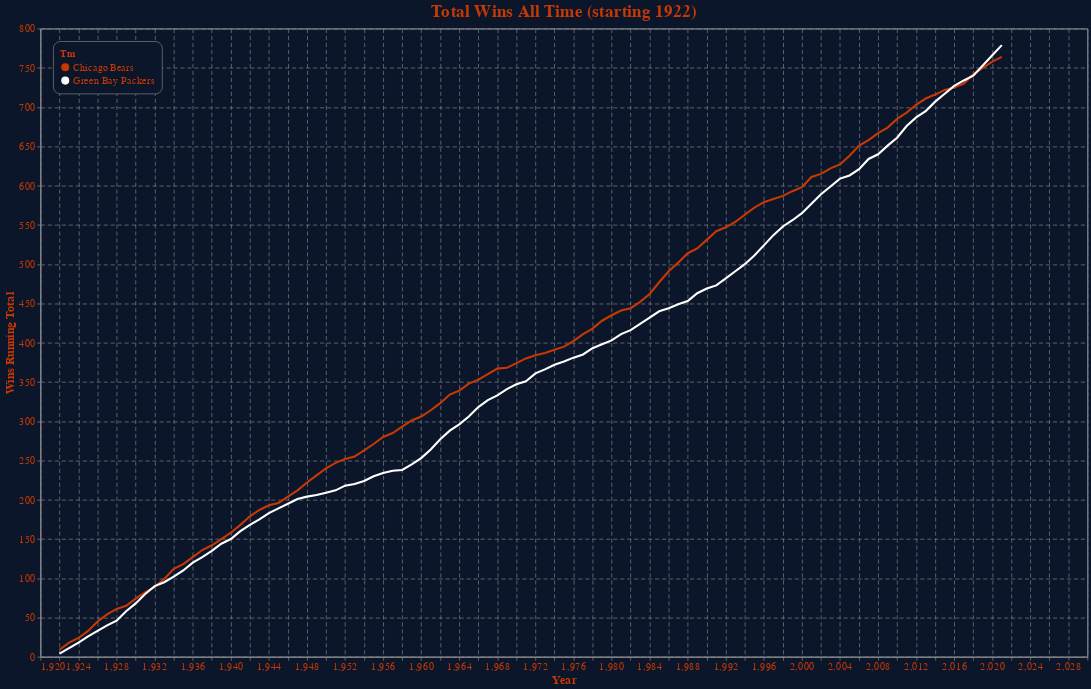

Source (notebook cell):
### Code cell
nearest = alt.selection(type='single', nearest=True, on='mouseover',fields=['Year'], empty='none')

line = alt.Chart(df_wide, width=1500, height=900, title=chart_title)\
.mark_line(size=3)\
.encode(
    x=alt.X(**x_cfgs),
    y=alt.Y(**y_cfgs),
    color=alt.Color("Tm", scale=alt.Scale(domain=["Chicago Bears", "Green Bay Packers"], range=[secondary_color, "white"])),

)

selectors = alt.Chart(df_wide).mark_point().encode(
    x='Year',
    opacity=alt.value(0),
).add_selection(
    nearest
)

points = line.mark_point().encode(
    opacity=alt.condition(nearest, alt.value(1), alt.value(0))
)

text = line.mark_text(align='left', fontSize=25).encode(
    text=alt.condition(nearest, 'W_running_total:Q', alt.value(' '))
)

rules = alt.Chart(df_wide).mark_rule(color='gray').encode(
    x='Year:Q',
).transform_filter(
    nearest
)
# Put the five layers into a chart and bind the data
alt.layer(
    line, selectors, points, rules, text
).configure(background=primary_color)\
.configure_axis(gridColor="grey", gridDash=[6,4])\
.configure_axisLeft(labelColor=secondary_color, titleColor=secondary_color, labelFontSize=15, titleFontSize=17)\
.configure_axisBottom(labelColor=secondary_color, titleColor=secondary_color,labelFontSize=15, titleFontSize=17)\
.configure_title(color=secondary_color, fontSize=25)\
.configure_legend(labelColor=secondary_color, titleColor=secondary_color, strokeColor='gray', fillColor=primary_color, padding=10,cornerRadius=10,orient='top-left', labelFontSize=15, titleFontSize=15)

### Figure 1 — Vega-Lite specification as saved in the notebook (floating-point values rounded to 4 significant figures; data arrays with more than 128 entries replaced by an {"elided": "..."} marker saying what was removed)
{"config": {"view": {"continuousWidth": 400, "continuousHeight": 300}, "axis": {"gridColor": "grey", "gridDash": [6, 4]}, "axisBottom": {"labelColor": "#c83803", "labelFontSize": 15, "titleColor": "#c83803", "titleFontSize": 17}, "axisLeft": {"labelColor": "#c83803", "labelFontSize": 15, "titleColor": "#c83803", "titleFontSize": 17}, "background": "#0B162A", "legend": {"cornerRadius": 10, "fillColor": "#0B162A", "labelColor": "#c83803", "labelFontSize": 15, "orient": "top-left", "padding": 10, "strokeColor": "gray", "titleColor": "#c83803", "titleFontSize": 15}, "title": {"color": "#c83803", "fontSize": 25}}, "layer": [{"mark": {"type": "line", "size": 3}, "encoding": {"color": {"field": "Tm", "scale": {"domain": ["Chicago Bears", "Green Bay Packers"], "range": ["#c83803", "white"]}, "type": "nominal"}, "x": {"field": "Year", "title": "Year", "type": "quantitative"}, "y": {"field": "W_running_total", "title": "Wins Running Total", "type": "quantitative"}}, "height": 900, "title": "Total Wins All Time (starting 1922)", "width": 1500}, {"mark": "point", "encoding": {"opacity": {"value": 0}, "x": {"field": "Year", "type": "quantitative"}}, "selection": {"selector036": {"type": "single", "nearest": true, "on": "mouseover", "fields": ["Year"], "empty": "none"}}}, {"mark": "point", "encoding": {"color": {"field": "Tm", "scale": {"domain": ["Chicago Bears", "Green Bay Packers"], "range": ["#c83803", "white"]}, "type": "nominal"}, "opacity": {"condition": {"value": 1, "selection": "selector036"}, "value": 0}, "x": {"field": "Year", "title": "Year", "type": "quantitative"}, "y": {"field": "W_running_total", "title": "Wins Running Total", "type": "quantitative"}}, "height": 900, "title": "Total Wins All Time (starting 1922)", "width": 1500}, {"mark": {"type": "rule", "color": "gray"}, "encoding": {"x": {"field": "Year", "type": "quantitative"}}, "transform": [{"filter": {"selection": "selector036"}}]}, {"mark": {"type": "text", "align": "left", "fontSize": 25}, "encoding": {"color": {"field": "Tm", "scale": {"domain": ["Chicago Bears", "Green Bay Packers"], "range": ["#c83803", "white"]}, "type": "nominal"}, "text": {"condition": {"field": "W_running_total", "type": "quantitative", "selection": "selector036"}, "value": " "}, "x": {"field": "Year", "title": "Year", "type": "quantitative"}, "y": {"field": "W_running_total", "title": "Wins Running Total", "type": "quantitative"}}, "height": 900, "title": "Total Wins All Time (starting 1922)", "width": 1500}], "data": {"name": "data-5999b69616a039ca13b71a4e68194da4"}, "$schema": "https://vega.github.io/schema/vega-lite/v4.17.0.json", "datasets": {"data-5999b69616a039ca13b71a4e68194da4": {"elided": "200 records"}}}
